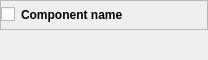
<?xml version="1.0" encoding="UTF-8"?>
<ui version="4.0">
 <class>ComponentWidget</class>
 <widget class="QWidget" name="ComponentWidget">
  <property name="geometry">
   <rect>
    <x>0</x>
    <y>0</y>
    <width>208</width>
    <height>60</height>
   </rect>
  </property>
  <property name="sizePolicy">
   <sizepolicy hsizetype="Preferred" vsizetype="Minimum">
    <horstretch>0</horstretch>
    <verstretch>0</verstretch>
   </sizepolicy>
  </property>
  <property name="windowTitle">
   <string>Form</string>
  </property>
  <layout class="QVBoxLayout" name="verticalLayout">
   <property name="spacing">
    <number>0</number>
   </property>
   <property name="leftMargin">
    <number>0</number>
   </property>
   <property name="topMargin">
    <number>0</number>
   </property>
   <property name="rightMargin">
    <number>0</number>
   </property>
   <property name="bottomMargin">
    <number>0</number>
   </property>
   <item>
    <widget class="QFrame" name="componentTitlebar">
     <property name="sizePolicy">
      <sizepolicy hsizetype="Preferred" vsizetype="Minimum">
       <horstretch>0</horstretch>
       <verstretch>0</verstretch>
      </sizepolicy>
     </property>
     <property name="autoFillBackground">
      <bool>false</bool>
     </property>
     <property name="frameShape">
      <enum>QFrame::StyledPanel</enum>
     </property>
     <property name="frameShadow">
      <enum>QFrame::Raised</enum>
     </property>
     <layout class="QHBoxLayout" name="horizontalLayout">
      <property name="leftMargin">
       <number>0</number>
      </property>
      <property name="topMargin">
       <number>0</number>
      </property>
      <property name="rightMargin">
       <number>0</number>
      </property>
      <property name="bottomMargin">
       <number>0</number>
      </property>
      <item>
       <widget class="QCheckBox" name="checkboxCollapsed">
        <property name="styleSheet">
         <string notr="true">QCheckBox::indicator:checked {
    image: url(:/icons/collapsed);
}
QCheckBox::indicator:unchecked {
    image: url(:/icons/expanded);
}</string>
        </property>
        <property name="text">
         <string/>
        </property>
        <property name="checkable">
         <bool>true</bool>
        </property>
        <property name="checked">
         <bool>false</bool>
        </property>
       </widget>
      </item>
      <item>
       <widget class="QLabel" name="labelName">
        <property name="sizePolicy">
         <sizepolicy hsizetype="Expanding" vsizetype="Minimum">
          <horstretch>0</horstretch>
          <verstretch>0</verstretch>
         </sizepolicy>
        </property>
        <property name="font">
         <font>
          <weight>75</weight>
          <bold>true</bold>
         </font>
        </property>
        <property name="text">
         <string>Component name</string>
        </property>
       </widget>
      </item>
      <item>
       <widget class="QToolButton" name="buttonRemove">
        <property name="styleSheet">
         <string notr="true">background: transparent;
border: transparent;</string>
        </property>
        <property name="text">
         <string/>
        </property>
        <property name="icon">
         <iconset>
          <normalon>:/icons/close</normalon>
         </iconset>
        </property>
       </widget>
      </item>
     </layout>
    </widget>
   </item>
   <item>
    <widget class="QWidget" name="widget" native="true">
     <property name="sizePolicy">
      <sizepolicy hsizetype="Preferred" vsizetype="Minimum">
       <horstretch>0</horstretch>
       <verstretch>0</verstretch>
      </sizepolicy>
     </property>
    </widget>
   </item>
  </layout>
 </widget>
 <resources/>
 <connections/>
</ui>
